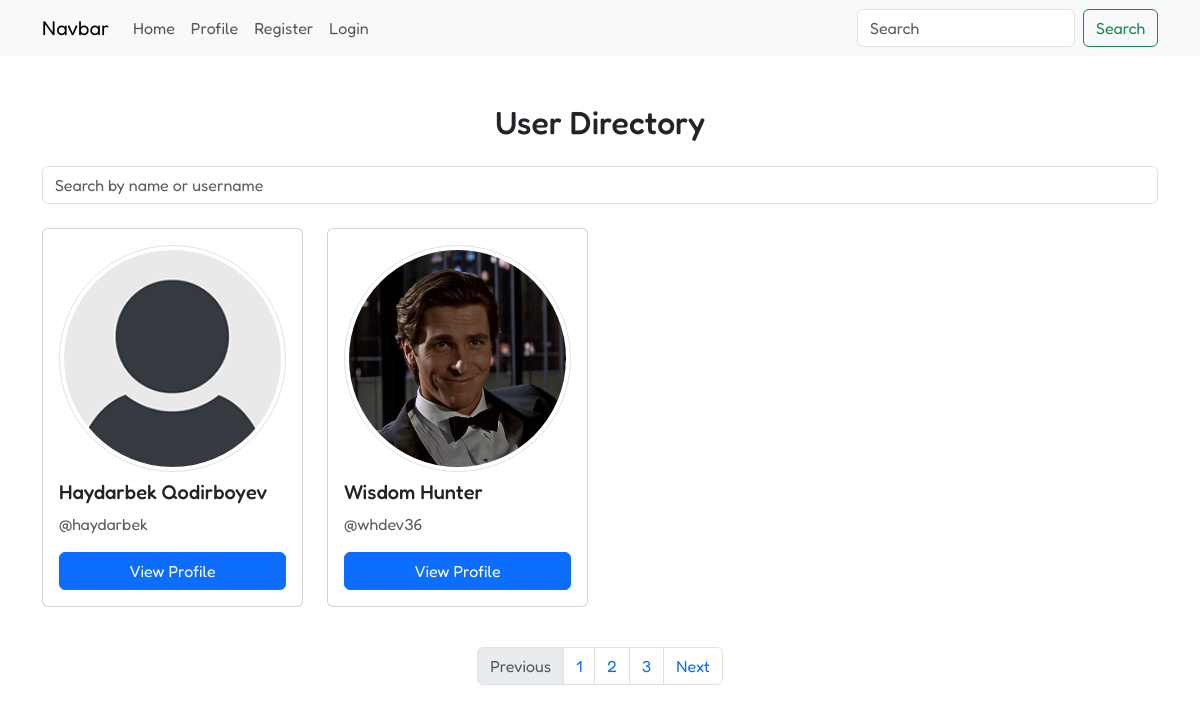
The app's page /read-users/, older data.
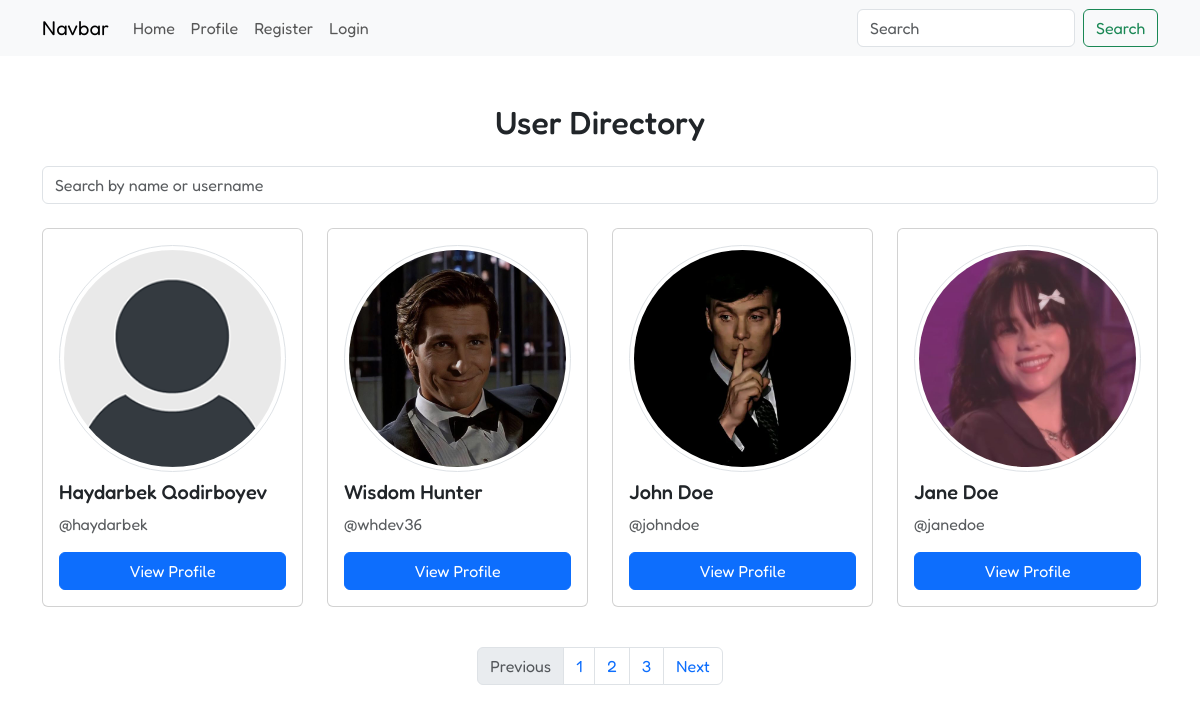
The same page, newer data.
### social/models.py (models this page shows, shortened)
class Profile(AbstractUser):
    profile_picture = models.ImageField(upload_to='profiles/users/', blank=True, null=True)
    bio = models.TextField(max_length=300, blank=True, null=True)
    slug = models.SlugField(unique=True, blank=True, null=True)
    follows = models.ManyToManyField('self', blank=True, symmetrical=False, related_name='followers')

### social/views.py (the view)
# urls.py: path('read-users/', views.read_users, name='read-users'),
def read_users(request):
    users = Profile.objects.all()
    return render(request, 'read-users.html', {'users': users})

### templates/read-users.html (shortened to what this page needs)
{% extends 'base.html' %}
{% load static %}
{% block content %}
        <h2 class="text-center my-4">User Directory</h2>
        <div class="mb-4">
            <input type="text" class="form-control" placeholder="Search by name or username">
        </div>
        <div class="row">
            {% if users %}
                {% for p in users %}
                    <div class="col-md-3 mb-3">
                        <div class="card p-3">
                            <img src="{% if p.profile_picture %}{{ p.profile_picture.url }}{% else %}{% static 'default-pic.png' %}{% endif %}" alt="User Profile"
                                class="rounded-circle img-thumbnail mb-2">
                            <h5 class="font-weight-bold">{{ p.first_name }} {{ p.last_name }}</h5>
                            <p class="text-muted">@{{ p.username }}</p>
                            <a href="{% url 'read-user' p.slug %}" class="btn btn-primary">View Profile</a>
                        </div>
                    </div>
                {% endfor %}
            {% endif %}
        </div>
        <nav aria-label="Page navigation" class="mt-4">
            <ul class="pagination justify-content-center">
                <li class="page-item disabled"><a class="page-link" href="#">Previous</a></li>
                <li class="page-item"><a class="page-link" href="#">1</a></li>
                <li class="page-item"><a class="page-link" href="#">2</a></li>
                <li class="page-item"><a class="page-link" href="#">3</a></li>
                <li class="page-item"><a class="page-link" href="#">Next</a></li>
            </ul>
        </nav>
{% endblock %}

### templates/base.html (shortened to what this page needs)
<!DOCTYPE html>
<html lang="en">
<head>
    <link rel="stylesheet" href="https://cdn.jsdelivr.net/npm/bootstrap-icons@1.11.3/font/bootstrap-icons.min.css">
    <link rel="stylesheet" href="https://cdn.jsdelivr.net/npm/bootstrap@5.3.3/dist/css/bootstrap.min.css">
</head>
<body>
    {% include 'navbar.html' %}
    <div class="container my-5">
        {% block content %}{% endblock %}
    </div>
</body>
</html>

### templates/navbar.html (shortened to what this page needs)
<nav class="navbar navbar-expand-lg bg-body-tertiary">
    <div class="container">
        <a class="navbar-brand" href="#">Navbar</a>
        <div class="collapse navbar-collapse" id="menu-toggle">
            <ul class="navbar-nav me-auto mb-2 mb-lg-0">
                <li class="nav-item">
                    <a class="nav-link" href="{% url 'home' %}">Home</a>
                </li>
                <li class="nav-item">
                    <a class="nav-link" href="{% url 'profile' %}">Profile</a>
                </li>
                {% if not user.is_authenticated %}
                    <li class="nav-item">
                        <a class="nav-link" href="{% url 'register' %}">Register</a>
                    </li>
                    <li class="nav-item">
                        <a class="nav-link" href="{% url 'login' %}">Login</a>
                    </li>
                {% else %}
                    <li class="nav-item">
                        <a class="nav-link" href="{% url 'logout' %}">Logout</a>
                    </li>
                {% endif %}
            </ul>
            <form class="d-flex" role="search">
                <input class="form-control me-2" type="search" placeholder="Search" aria-label="Search">
                <button class="btn btn-outline-success" type="submit">Search</button>
            </form>
        </div>
    </div>
</nav>

### templates/base.html (style rules this page uses)
* { font-family: "Fredoka", sans-serif; }

Row changes from the older to the newer data that the page shows:
added Profile: profile_picture (picture), first_name "John", last_name "Doe", username "johndoe"
added Profile: profile_picture (picture), first_name "Jane", last_name "Doe", username "janedoe"
